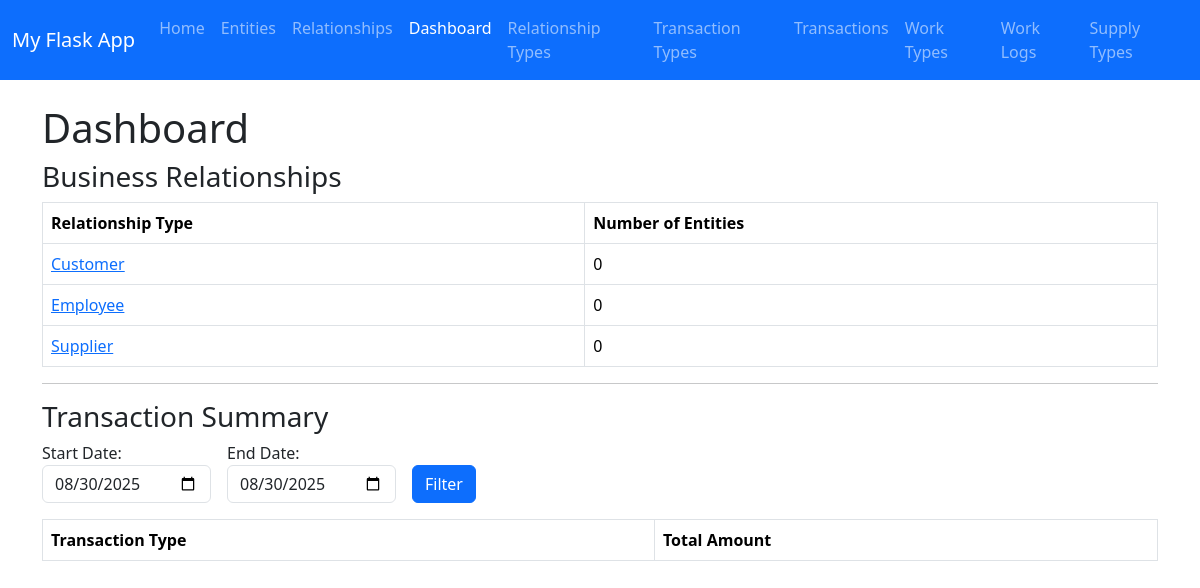
/dashboard, run on the app's committed database.
### app.py (models this page shows, shortened)
class RelationshipType(db.Model):
    __tablename__ = "relationship_type"
    id = db.Column(db.Integer, primary_key=True)  # Unique ID
    name = db.Column(db.String(100), nullable=False, unique=True)
    description = db.Column(db.String(250), nullable=True)

### app.py (the view)
@app.route("/dashboard", methods=["GET", "POST"])
def dashboard():
    start_date = end_date = date.today()
    if request.method == "POST":
        start_date = request.form.get("start_date")
        end_date = request.form.get("end_date")
        start_date = datetime.strptime(start_date, "%Y-%m-%d").date()
        end_date = datetime.strptime(end_date, "%Y-%m-%d").date()
    transaction_summary = (
        db.session.query(
            TransactionType.name,
            db.func.sum(Transaction.amount)
        )
        .join(TransactionType, Transaction.transaction_type_id == TransactionType.id)
        .filter(Transaction.date >= start_date, Transaction.date <= end_date)
        .group_by(TransactionType.name)
        .all()
    )
    rel_summary = (
        db.session.query(RelationshipType.name, db.func.count(Relationship.id))
        .join(RelationshipType, Relationship.relationship_type_id == RelationshipType.id)
        .group_by(RelationshipType.name)
        .all()
    )
    rel_summary = (
        db.session.query(
            RelationshipType.id,
            RelationshipType.name,
            db.func.count(Relationship.id)
        )
        .outerjoin(Relationship, Relationship.relationship_type_id == RelationshipType.id)
        .group_by(RelationshipType.id, RelationshipType.name)
        .all()
    )
    summary_data = [
        {"id": r[0], "name": r[1], "count": r[2]} for r in rel_summary
    ]
    return render_template(
        "dashboard.html",
        title="Dashboard",
        summary=summary_data,
        transaction_summary=transaction_summary,
        start_date=start_date,
        end_date=end_date,
    )

### templates/dashboard.html (shortened to what this page needs)
{% extends "base.html" %}
{% block content %}
<h1>Dashboard</h1>
<h3>Business Relationships</h3>
<table class="table table-bordered">
    <thead>
        <tr>
            <th>Relationship Type</th>
            <th>Number of Entities</th>
        </tr>
    </thead>
    <tbody>
        {% for row in summary %}
        <tr>
            <td>
                <a href="{{ url_for('entities_by_relationship', type_id=row.id) }}">
                    {{ row.name }}
                </a>
            </td>
            <td>{{ row.count }}</td>
        </tr>
        {% endfor %}
    </tbody>
</table>
<hr>
<h3>Transaction Summary</h3>
<form method="POST" class="row g-3 mb-3">
    <div class="col-auto">
        <label>Start Date:</label>
        <input type="date" name="start_date" class="form-control"
               value="{{ start_date }}">
    </div>
    <div class="col-auto">
        <label>End Date:</label>
        <input type="date" name="end_date" class="form-control"
               value="{{ end_date }}">
    </div>
    <div class="col-auto align-self-end">
        <button type="submit" class="btn btn-primary">Filter</button>
    </div>
</form>
<table class="table table-bordered">
    <thead>
        <tr>
            <th>Transaction Type</th>
            <th>Total Amount</th>
        </tr>
    </thead>
</table>
{% endblock %}

### data on the page
RelationshipType: name "Customer", count "0"
RelationshipType: name "Employee", count "0"
RelationshipType: name "Supplier", count "0"
